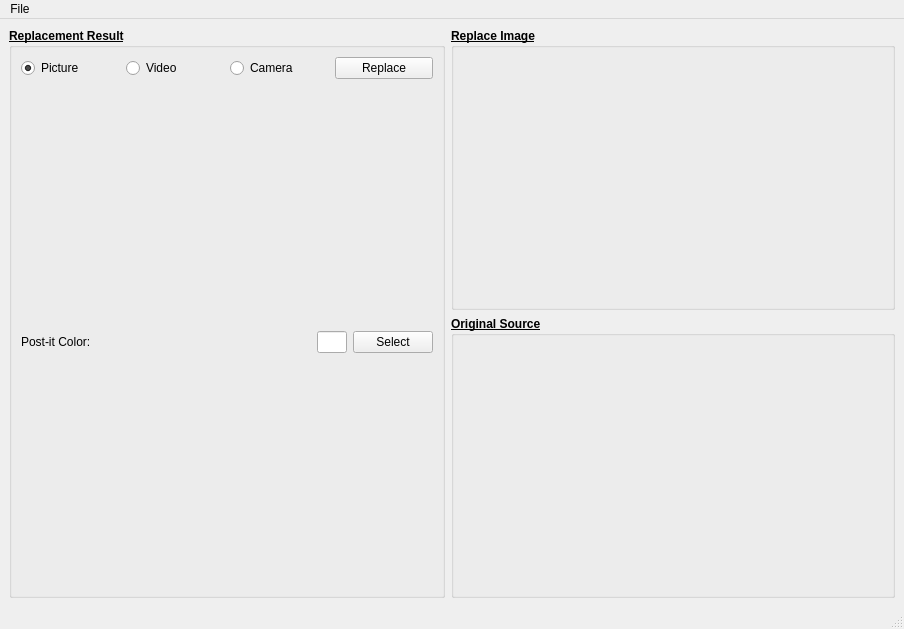
<?xml version="1.0" encoding="UTF-8"?>
<ui version="4.0">
 <class>MainWindow</class>
 <widget class="QMainWindow" name="MainWindow">
  <property name="geometry">
   <rect>
    <x>0</x>
    <y>0</y>
    <width>904</width>
    <height>629</height>
   </rect>
  </property>
  <property name="sizePolicy">
   <sizepolicy hsizetype="MinimumExpanding" vsizetype="MinimumExpanding">
    <horstretch>0</horstretch>
    <verstretch>0</verstretch>
   </sizepolicy>
  </property>
  <property name="windowTitle">
   <string>Post-it Replace</string>
  </property>
  <widget class="QWidget" name="centralwidget">
   <layout class="QGridLayout" name="gridLayout_10">
    <property name="sizeConstraint">
     <enum>QLayout::SetNoConstraint</enum>
    </property>
    <item row="0" column="1">
     <layout class="QVBoxLayout" name="verticalLayout_5">
      <item>
       <layout class="QHBoxLayout" name="horizontalLayout_3">
        <property name="sizeConstraint">
         <enum>QLayout::SetNoConstraint</enum>
        </property>
        <item>
         <widget class="QGroupBox" name="replace_image_groupbox">
          <property name="sizePolicy">
           <sizepolicy hsizetype="Expanding" vsizetype="Expanding">
            <horstretch>0</horstretch>
            <verstretch>0</verstretch>
           </sizepolicy>
          </property>
          <property name="font">
           <font>
            <weight>75</weight>
            <bold>true</bold>
            <underline>true</underline>
           </font>
          </property>
          <property name="title">
           <string>Replace Image</string>
          </property>
          <layout class="QGridLayout" name="gridLayout_2">
           <item row="0" column="0">
            <widget class="QLabel" name="replace_image_label">
             <property name="sizePolicy">
              <sizepolicy hsizetype="Expanding" vsizetype="Expanding">
               <horstretch>0</horstretch>
               <verstretch>0</verstretch>
              </sizepolicy>
             </property>
             <property name="minimumSize">
              <size>
               <width>420</width>
               <height>240</height>
              </size>
             </property>
             <property name="layoutDirection">
              <enum>Qt::LeftToRight</enum>
             </property>
             <property name="text">
              <string/>
             </property>
             <property name="scaledContents">
              <bool>true</bool>
             </property>
            </widget>
           </item>
          </layout>
         </widget>
        </item>
       </layout>
      </item>
      <item>
       <widget class="QGroupBox" name="original_source_groupbox">
        <property name="font">
         <font>
          <weight>75</weight>
          <bold>true</bold>
          <underline>true</underline>
         </font>
        </property>
        <property name="title">
         <string>Original Source</string>
        </property>
        <layout class="QGridLayout" name="gridLayout_11">
         <item row="0" column="0">
          <layout class="QVBoxLayout" name="verticalLayout_4">
           <item>
            <widget class="QLabel" name="original_source_label">
             <property name="sizePolicy">
              <sizepolicy hsizetype="Expanding" vsizetype="Expanding">
               <horstretch>0</horstretch>
               <verstretch>0</verstretch>
              </sizepolicy>
             </property>
             <property name="minimumSize">
              <size>
               <width>400</width>
               <height>240</height>
              </size>
             </property>
             <property name="text">
              <string/>
             </property>
             <property name="scaledContents">
              <bool>true</bool>
             </property>
            </widget>
           </item>
          </layout>
         </item>
        </layout>
       </widget>
      </item>
     </layout>
    </item>
    <item row="0" column="0">
     <widget class="QGroupBox" name="replacement_result_groupbox">
      <property name="font">
       <font>
        <weight>75</weight>
        <bold>true</bold>
        <underline>true</underline>
       </font>
      </property>
      <property name="title">
       <string>Replacement Result</string>
      </property>
      <property name="alignment">
       <set>Qt::AlignLeading|Qt::AlignLeft|Qt::AlignTop</set>
      </property>
      <layout class="QGridLayout" name="gridLayout_8">
       <item row="0" column="0">
        <layout class="QVBoxLayout" name="verticalLayout_7">
         <item>
          <layout class="QHBoxLayout" name="horizontalLayout_2">
           <item>
            <widget class="QRadioButton" name="radioButton_picture">
             <property name="font">
              <font>
               <weight>50</weight>
               <bold>false</bold>
               <underline>false</underline>
              </font>
             </property>
             <property name="text">
              <string>Picture</string>
             </property>
             <property name="checked">
              <bool>true</bool>
             </property>
            </widget>
           </item>
           <item>
            <widget class="QRadioButton" name="radioButton_video">
             <property name="font">
              <font>
               <weight>50</weight>
               <bold>false</bold>
               <underline>false</underline>
              </font>
             </property>
             <property name="text">
              <string>Video</string>
             </property>
            </widget>
           </item>
           <item>
            <widget class="QRadioButton" name="radioButton_camera">
             <property name="sizePolicy">
              <sizepolicy hsizetype="Minimum" vsizetype="Fixed">
               <horstretch>0</horstretch>
               <verstretch>0</verstretch>
              </sizepolicy>
             </property>
             <property name="font">
              <font>
               <weight>50</weight>
               <bold>false</bold>
               <underline>false</underline>
              </font>
             </property>
             <property name="text">
              <string>Camera</string>
             </property>
            </widget>
           </item>
           <item>
            <widget class="QPushButton" name="pushButton_replace">
             <property name="font">
              <font>
               <weight>50</weight>
               <bold>false</bold>
               <underline>false</underline>
              </font>
             </property>
             <property name="text">
              <string>Replace</string>
             </property>
            </widget>
           </item>
          </layout>
         </item>
         <item>
          <layout class="QGridLayout" name="gridLayout_9">
           <item row="3" column="0">
            <widget class="QLabel" name="replacement_result_label">
             <property name="sizePolicy">
              <sizepolicy hsizetype="Expanding" vsizetype="Expanding">
               <horstretch>0</horstretch>
               <verstretch>0</verstretch>
              </sizepolicy>
             </property>
             <property name="minimumSize">
              <size>
               <width>400</width>
               <height>240</height>
              </size>
             </property>
             <property name="text">
              <string/>
             </property>
            </widget>
           </item>
           <item row="4" column="0">
            <layout class="QHBoxLayout" name="horizontalLayout_4">
             <item>
              <widget class="QLabel" name="post_it_color_label">
               <property name="sizePolicy">
                <sizepolicy hsizetype="Minimum" vsizetype="Fixed">
                 <horstretch>0</horstretch>
                 <verstretch>0</verstretch>
                </sizepolicy>
               </property>
               <property name="font">
                <font>
                 <weight>50</weight>
                 <bold>false</bold>
                 <underline>false</underline>
                </font>
               </property>
               <property name="text">
                <string>Post-it Color:</string>
               </property>
              </widget>
             </item>
             <item>
              <spacer name="horizontalSpacer">
               <property name="orientation">
                <enum>Qt::Horizontal</enum>
               </property>
               <property name="sizeHint" stdset="0">
                <size>
                 <width>40</width>
                 <height>20</height>
                </size>
               </property>
              </spacer>
             </item>
             <item>
              <widget class="QLineEdit" name="post_it_lineEdit">
               <property name="sizePolicy">
                <sizepolicy hsizetype="Fixed" vsizetype="Fixed">
                 <horstretch>0</horstretch>
                 <verstretch>0</verstretch>
                </sizepolicy>
               </property>
               <property name="maximumSize">
                <size>
                 <width>30</width>
                 <height>16777215</height>
                </size>
               </property>
              </widget>
             </item>
             <item>
              <widget class="QPushButton" name="post_it_color_pushButton">
               <property name="sizePolicy">
                <sizepolicy hsizetype="Fixed" vsizetype="Fixed">
                 <horstretch>0</horstretch>
                 <verstretch>0</verstretch>
                </sizepolicy>
               </property>
               <property name="font">
                <font>
                 <weight>50</weight>
                 <bold>false</bold>
                 <underline>false</underline>
                </font>
               </property>
               <property name="text">
                <string>Select</string>
               </property>
              </widget>
             </item>
            </layout>
           </item>
          </layout>
         </item>
        </layout>
       </item>
       <item row="1" column="0">
        <spacer name="verticalSpacer">
         <property name="orientation">
          <enum>Qt::Vertical</enum>
         </property>
         <property name="sizeType">
          <enum>QSizePolicy::MinimumExpanding</enum>
         </property>
         <property name="sizeHint" stdset="0">
          <size>
           <width>20</width>
           <height>40</height>
          </size>
         </property>
        </spacer>
       </item>
      </layout>
     </widget>
    </item>
   </layout>
  </widget>
  <widget class="QMenuBar" name="menubar">
   <property name="geometry">
    <rect>
     <x>0</x>
     <y>0</y>
     <width>904</width>
     <height>25</height>
    </rect>
   </property>
   <widget class="QMenu" name="menuMain">
    <property name="title">
     <string>File</string>
    </property>
    <addaction name="separator"/>
    <addaction name="actionLoader"/>
   </widget>
   <addaction name="menuMain"/>
  </widget>
  <widget class="QStatusBar" name="statusbar"/>
  <action name="actionLoader">
   <property name="text">
    <string>Load...</string>
   </property>
  </action>
 </widget>
 <resources/>
 <connections/>
</ui>
